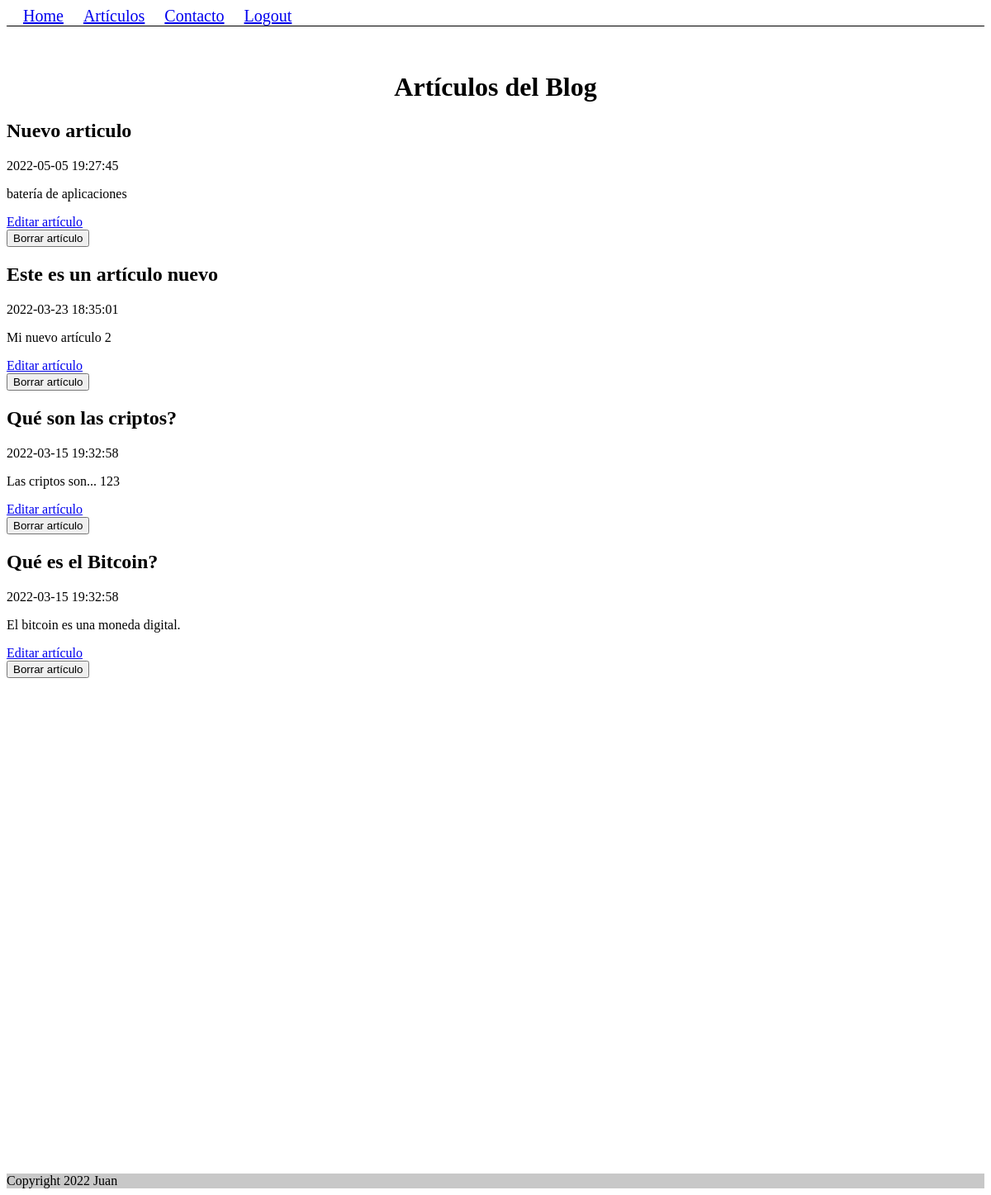
Page /articulos_admin (signed in) on the committed database.
### tables this page shows
CREATE TABLE articulos (
    id INTEGER PRIMARY KEY AUTOINCREMENT,
    titulo TEXT NOT NULL,
    fecha TIMESTAMP NOT NULL DEFAULT CURRENT_TIMESTAMP,
    articulo TEXT NOT NULL
);

### application/route.py (the view)
@mainpages_bp.route("/articulos_admin")
@login_required
def articulos_admin():
	conn = get_db_connection()
	articulos = conn.execute('SELECT * FROM articulos ORDER BY fecha DESC').fetchall()
	close_db()
	return render_template('articulos_admin.html', articulos=articulos)

### application/__init__.py (called while the page is built)
def init_app():
    app = Flask(__name__)
    app.config.from_mapping(
        SECRET_KEY = 'dev',
        DATABASE = os.path.join(app.instance_path, 'database.db')
    )
    login_manager = LoginManager()
    login_manager.login_view = "auth_bp.login"
    login_manager.init_app(app)
    @login_manager.user_loader
    def load_user(user_id):
        conn = get_db_connection()
        curs = conn.cursor()
        curs.execute("SELECT * from login_usuario where id = (?)",[user_id])
        lu = curs.fetchone()
        close_db()
        if lu is None:
            return None
        else:
            return User(lu[0], lu[1], lu[2])
    with app.app_context():
        from . import route
        app.register_blueprint(route.mainpages_bp)
        app.register_blueprint(route.auth_bp)
    return app

### application/bd.py (called while the page is built)
def get_db_connection():
    if 'db' not in g:
        g.db = sqlite3.connect(current_app.config['DATABASE'], detect_types=sqlite3.PARSE_DECLTYPES)
        g.db.row_factory = sqlite3.Row
    return g.db

### application/templates/articulos_admin.html
{% extends "base.html" %}
{% block content %}
<h1>Artículos del Blog</h1>
{% for articulo in articulos %}
    <h2>{{ articulo['titulo']}}</h2>
    <p>{{ articulo['fecha']}}</p>
    <p>{{ articulo['articulo']}}</p>
    <a href="{{ url_for('mainpages_bp.edit_post', id=articulo['id']) }}">Editar artículo</a>
    <form action="{{ url_for('mainpages_bp.borrar_articulo', id=articulo['id']) }}" method="POST">
    <input type="submit" value="Borrar artículo">
    </form>
{% endfor %}
{% endblock %}

### application/static/style.css (style rules this page uses)
h1 { text-align: center; margin-top: 55px; }

### rows in the picture
articulos: titulo "Nuevo articulo", fecha "2022-05-05 19:27:45", articulo "batería de aplicaciones"
articulos: titulo "Este es un artículo nuevo", fecha "2022-03-23 18:35:01", articulo "Mi nuevo artículo 2"
articulos: titulo "Qué son las criptos?", fecha "2022-03-15 19:32:58", articulo "Las criptos son... 123"
articulos: titulo "Qué es el Bitcoin?", fecha "2022-03-15 19:32:58", articulo "El bitcoin es una moneda digital."
